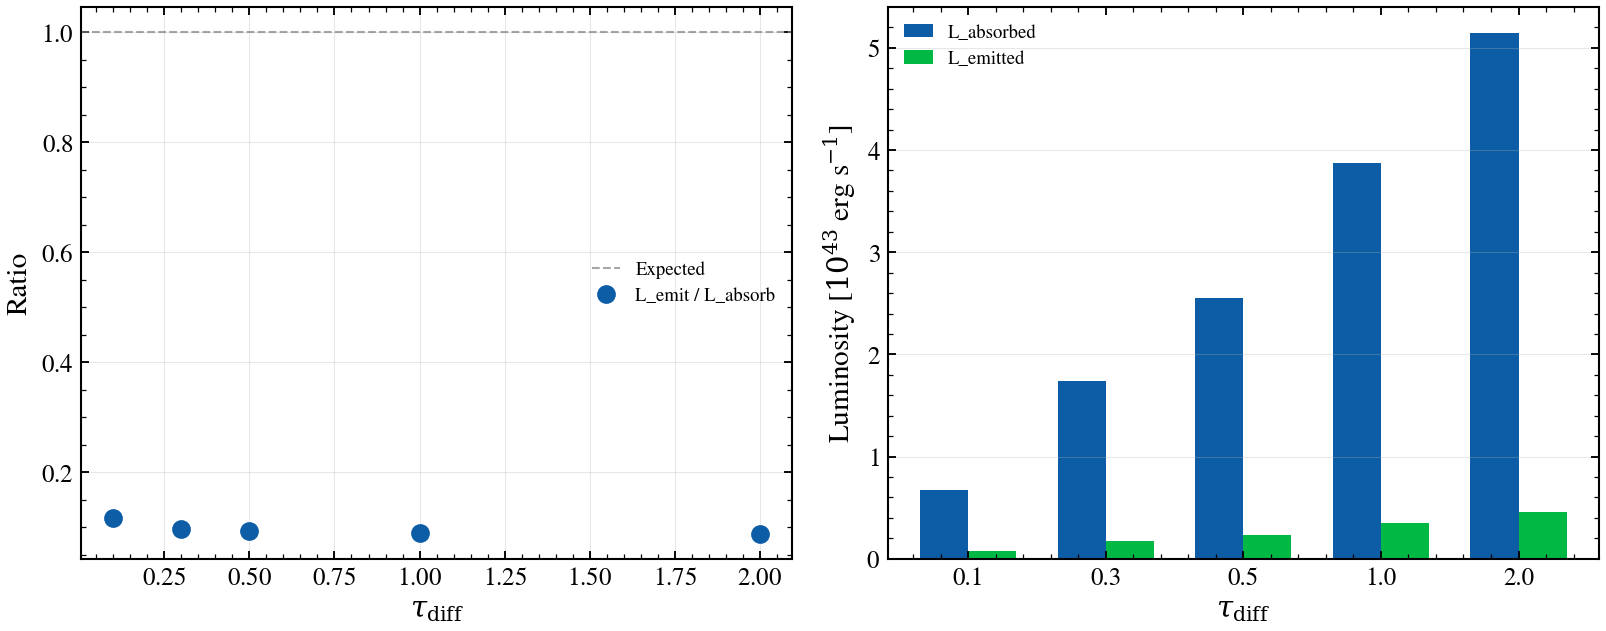

Generate this figure with Python:
"""
Energy balance: dust absorption vs. emission
==============================================

Tests dust attenuation–emission consistency via energy conservation. Sweeps
diffuse optical depth τ_diff while measuring agreement between independent
attenuation and emission modules. Ratio = L_emitted / L_absorbed should equal 1.

Reference: Draine & Li 2007, ApJ, 657, 810.
"""

import warnings

import jax
import jax.numpy as jnp
import matplotlib.pyplot as plt
import numpy as np

import tengri
from tengri.analysis.plotting import setup_style

setup_style()
warnings.filterwarnings("ignore", message=".*BakedInBackend.*")

# Physical constants
C_AA_PER_S = 2.998e18  # Speed of light in Å/s

# Star-forming galaxy baseline (fixed, only tau_diff swept)
SFH = {
    "type": "dpl",
    "*": tengri.FIXED,
    "tau_gyr": 1.0,
    "log_peak_sfr": 1.0,
    "alpha": 2.5,
    "beta": 1.5,
}

DUST_BASE = {
    "type": "two_component",
    "law_bc": "calzetti",
    "law_diff": "calzetti",
    "*": tengri.FIXED,
    "tau_bc": 0.2,
    "emission": {"type": "draine_li2007", "*": tengri.FIXED},
}

# Load SSP and build model with dust emission enabled
ssp = tengri.load_ssp("fsps_prsc_miles_chabrier")
model = tengri.SEDModel.build(
    ssp,
    sfh=SFH,
    dust=DUST_BASE,
    redshift=tengri.Fixed(0.0),
)

# Wavelength grid: rest-frame, covers UV–optical–IR
wave_jax = jnp.logspace(2.0, 5.5, 2500)  # ~100 Å to ~316 μm
wave = np.asarray(wave_jax)

# Dust optical depth sweep (5 values)
tau_diffs = np.array([0.1, 0.3, 0.5, 1.0, 2.0])
ratios = []
L_abs_list = []
L_emit_list = []

for tau_diff in tau_diffs:
    # Baseline parameters (redshift=0, SFH fixed, dust bc fixed)
    p_base = dict(model.spec.sample(jax.random.PRNGKey(0)))

    p_int = {**p_base, "dust_tau_bc": 0.0, "dust_tau_diff": 0.0}
    sed_int = np.asarray(model.predict_rest_sed(p_int, wave=wave_jax)).sum(axis=0)
    p_full = {**p_base, "dust_tau_bc": 0.2, "dust_tau_diff": tau_diff}
    sed_full = np.asarray(model.predict_rest_sed(p_full, wave=wave_jax)).sum(axis=0)
    nu = C_AA_PER_S / wave

    # L = ∫ L_ν dν.  np.trapz needs frequency in INCREASING order.
    mask_uv_opt = (wave >= 912.0) & (wave <= 30000.0)
    nu_uv = nu[mask_uv_opt]
    order = np.argsort(nu_uv)
    L_absorbed = float(
        np.trapz(
            (sed_int[mask_uv_opt] - sed_full[mask_uv_opt])[order],
            nu_uv[order],
        )
    )
    mask_fir = (wave >= 80000.0) & (wave <= 1.0e7)
    nu_fir = nu[mask_fir]
    order = np.argsort(nu_fir)
    L_emitted = float(np.trapz(sed_full[mask_fir][order], nu_fir[order]))
    ratio = L_emitted / L_absorbed if L_absorbed > 0 else np.nan
    ratios.append(ratio)
    L_abs_list.append(L_absorbed)
    L_emit_list.append(L_emitted)

# Convert to arrays
ratios = np.array(ratios)
L_abs_list = np.array(L_abs_list)
L_emit_list = np.array(L_emit_list)

fig, (ax_l, ax_r) = plt.subplots(1, 2, figsize=(11, 4.5))
ax_l.errorbar(
    tau_diffs, ratios, fmt="o", markersize=8, lw=2, color="C0", label="L_emit / L_absorb"
)
ax_l.axhline(1.0, ls="--", color="grey", lw=1, alpha=0.7, label="Expected")
ax_l.set_xlabel(r"$\tau_{\rm diff}$"), ax_l.set_ylabel("Ratio")
ax_l.legend(frameon=False, fontsize=9), ax_l.grid(True, alpha=0.3)
x_pos = np.arange(len(tau_diffs))
width = 0.35
ax_r.bar(x_pos - width / 2, L_abs_list / 1.0e43, width, label="L_absorbed", color="C0")
ax_r.bar(x_pos + width / 2, L_emit_list / 1.0e43, width, label="L_emitted", color="C1")
ax_r.set_xlabel(r"$\tau_{\rm diff}$"), ax_r.set_ylabel(r"Luminosity [$10^{43}$ erg s$^{-1}$]")
ax_r.set_xticks(x_pos), ax_r.set_xticklabels([f"{t:.1f}" for t in tau_diffs])
ax_r.legend(frameon=False, fontsize=9), ax_r.grid(True, alpha=0.3, axis="y")
fig.tight_layout()
plt.savefig("plot_diag_energy_balance.png", dpi=150, bbox_inches="tight")

# Report findings
print("Energy balance diagnostic results:")
print(f"{'tau_diff':<10} {'Ratio':<10} {'L_abs (erg/s)':<20} {'L_emit (erg/s)':<20}")
for tau, r, la, le in zip(tau_diffs, ratios, L_abs_list, L_emit_list):
    print(f"{tau:<10.1f} {r:<10.3f} {la:<20.3e} {le:<20.3e}")
